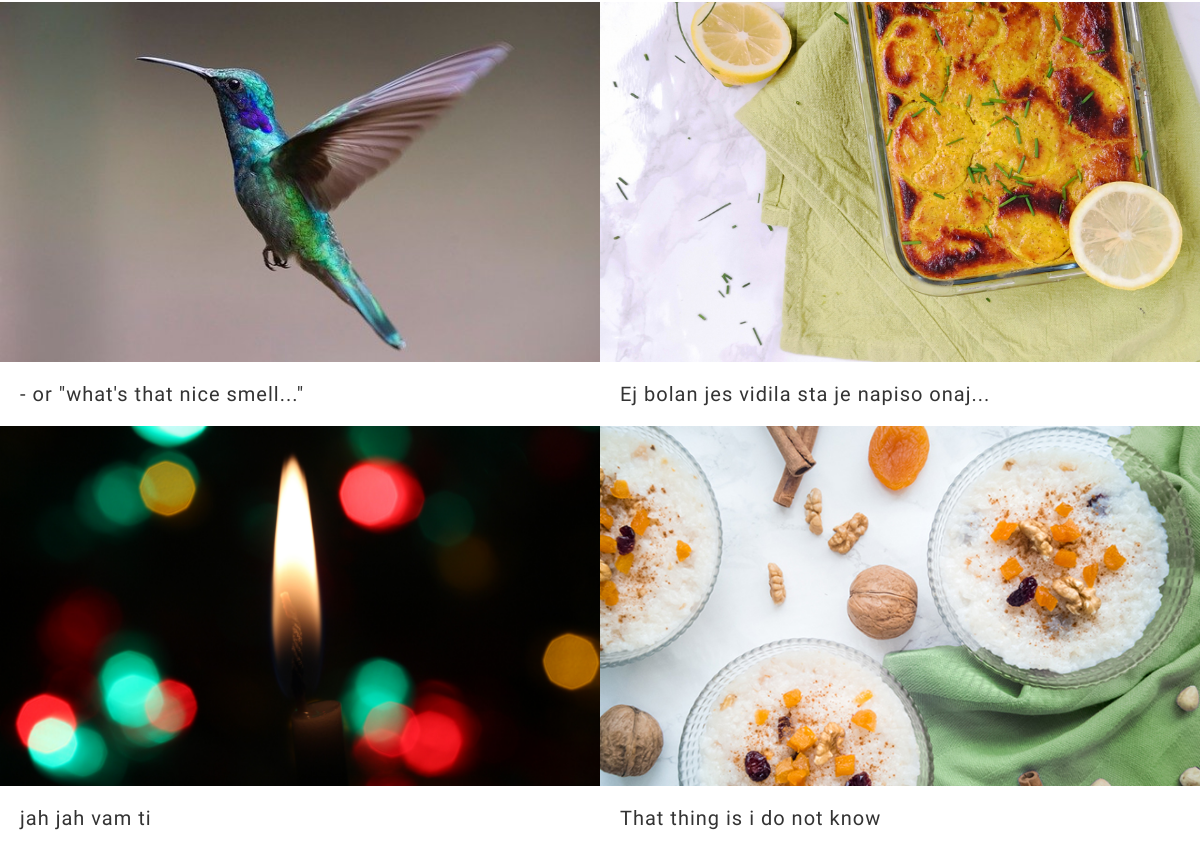
The app's page / (middle part), older data.
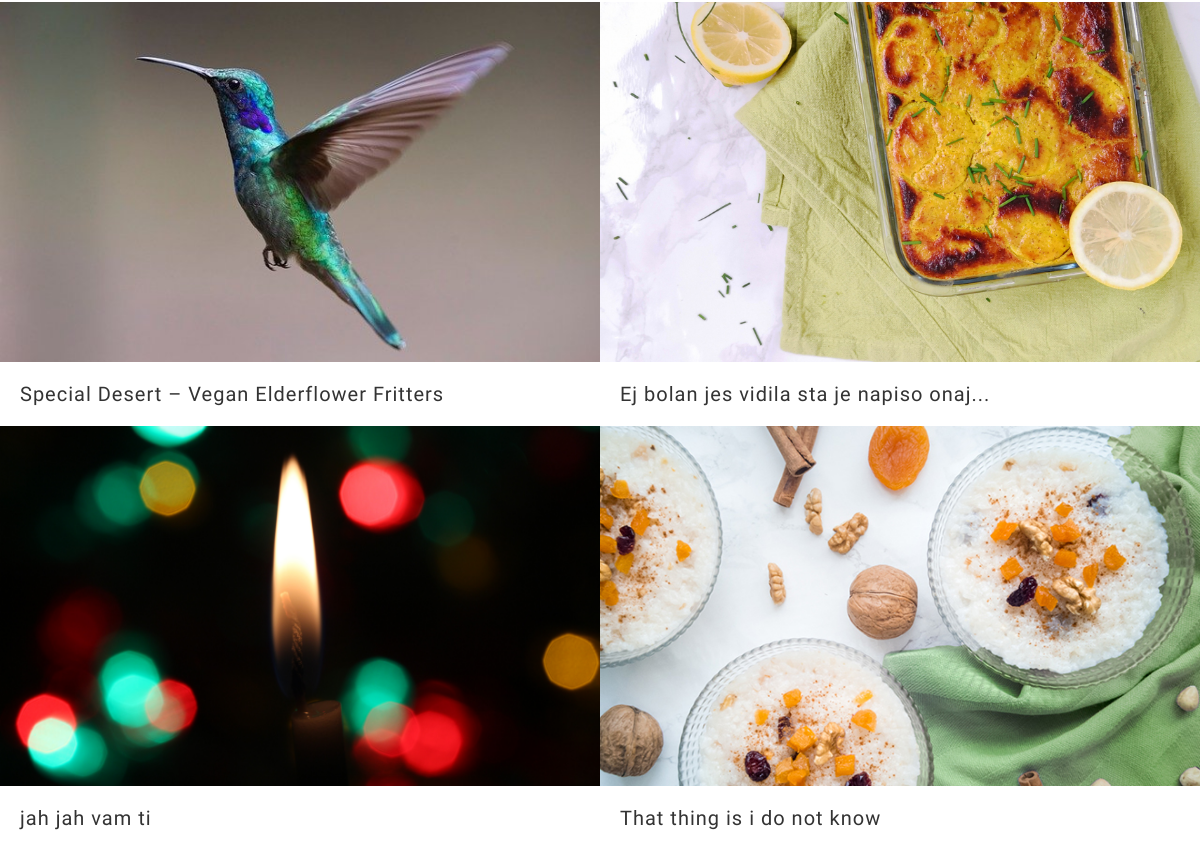
The same page, newer data.
### blog/models.py (models this page shows, shortened)
class Post(models.Model):
    titleplus = models.CharField(max_length=200, default='')
    slug = models.SlugField(max_length=200, unique=True)
    author = models.ForeignKey(User, on_delete= models.CASCADE,related_name='blog_posts')
    updated_on = models.DateTimeField(auto_now= True)
    created_on = models.DateTimeField(auto_now_add=True)
    custom_date = models.DateTimeField(null= True,blank=True)
    category = models.CharField(max_length=200, choices=category_list, default='')
    subcategory = models.CharField(max_length=200, choices=subcategory_list, default='uncategorized')
    status = models.IntegerField(choices=STATUS, default=0)
    cardtype = models.IntegerField(choices=CARDTYPE, default=0)
    thumbnail = models.FileField(upload_to=path_and_rename,blank=True)
    thumbnail_desc = models.CharField(max_length=200,default='',blank=True)
    intro_pic= models.FileField(upload_to=path_and_rename_intro,blank=True)
    intro_pic_desc = models.CharField(max_length=200,default='',blank=True)
    intro = RichTextField()
    title = models.CharField(max_length=200, unique=True)
    maintext = RichTextField(default='')
    intro1 = RichTextField(default='',blank=True)
    legend = RichTextField(default='',blank=True)
    add_pic = models.FileField(upload_to=path_and_rename_add,blank=True)
    add_pic_desc = models.CharField(max_length=200,default='',blank=True)
    ingredients = RichTextField(blank=True)
    preparationtext = RichTextField(default='',blank=True)
    main_pic = models.FileField(upload_to=path_and_rename_main,blank=True)
    main_pic_desc = models.CharField(max_length=200,default='',blank=True)
    tip = RichTextField(default='',blank=True)
    relates_to = models.ForeignKey('self', on_delete=models.CASCADE, default=1)
    relates_to_desc = models.CharField(max_length=300,default='',blank=True)
    outro = RichTextField(default='',blank=True)
    class Meta:
        ordering = ['-created_on']
        verbose_name_plural = 'Posts'

### blog/views.py (the view)
# urls.py: path('', views.PostList.as_view(), name='home'),
class PostList(generic.ListView):
    queryset = Post.objects.filter(status=1).order_by('-created_on')
    template_name = 'index.html'
    context_object_name = 'post_list'
    def get_context_data(self, **kwargs):
        context = super(PostList, self).get_context_data(**kwargs)
        shared_context(context)
        return context

### blog/views.py (called while the page is built)
def shared_context(context):
    cat_queryset = Category.objects.all()
    context['cat_list'] = cat_queryset.filter(status=1).order_by('-id')
    context['cat_list_asc'] = cat_queryset.filter(status=1).order_by('id')
    subcat_queryset = SubCategory.objects.all()
    context['subcat_list'] = subcat_queryset.filter(status=1).order_by('-id')
    context['subcat_list_asc'] = subcat_queryset.filter(status=1).order_by('id')
    post_queryset = Post.objects.all()
    context['post_cat_list'] = post_queryset.filter(status=1).order_by('-id')
    context['post_subcat_list'] = post_queryset.filter(status=1).order_by('id')
    context['related_posts'] = post_queryset

### blog/templates/index.html (shortened to what this page needs)
{% extends "base.html" %}
{% block post_showcase %}
<div class="gallery">
  {% for post in post_list %}
      <a href="{% url 'post_detail' post.slug  %}" class="card">
        <div class="thumb" style="background-image: url(./media/post{{post.id}}/thumbs/post_thumb{{post.id}}.jpg);"></div>
        <article>
          <h1>{{ post.titleplus }}</h1>
        </article>
      </a>
    {% endfor %}
</div>
{% endblock  %}

### blog/templates/base.html (shortened to what this page needs)
{% load static %}
<!DOCTYPE html>
<html lang="en">
<head>
  <link rel="stylesheet" href="{% static 'css/style.css' %}" />
  <link rel="stylesheet" href="{% static 'css/responsive.css' %}" />
</head>
<body>
  <div class="wrapper">
    <div class="content">
      {% block post_showcase %}{% endblock post_showcase %}
    </div>
  </div>
</body>
</html>

### static/css/style.css (style rules this page uses)
:root { --yellow: #ffc600; --black: rgb(45, 73, 95); --grey: #777777; --red: #f33233; }
*, *:before, *:after { box-sizing: border-box; }
body { font-family: Raleway, sans-serif; letter-spacing: 1px; margin: 0; font-weight: 300; }
h1,h2,h3,h4,h5,h6 { margin: 0,0,5px,0; }
.content { display: grid; }

### static/css/responsive.css (style rules this page uses)
.wrapper { display: grid; grid-template-rows: auto 1fr auto ; }
.card article { padding: 20px; }
.card h1 { font-size: 20px; margin: 0; color: #333; font-weight: normal; }
.card .thumb { padding-bottom: 60%; background-size: cover; background-position: center center; }
@media (min-width: 960px) { .gallery { display: grid; grid-template-columns: repeat(auto-fit, minmax(450px, 1fr)); width: 100%; margin: 0 auto 30px 0; grid-template-rows: auto; } }
@media (min-width: 960px) { a { text-decoration: none; color: var(--black); } }

Row changes from the older to the newer data that the page shows:
changed Post: titleplus "- or \"what's that nice smell...\"" → "Special Desert – Vegan Elderflower Fritters"
